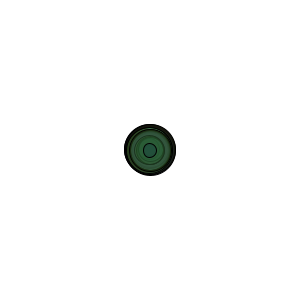
Frame 1 (no input)
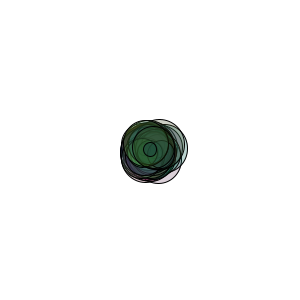
Frame 60 (the mouse pressed at the canvas centre just before this capture)
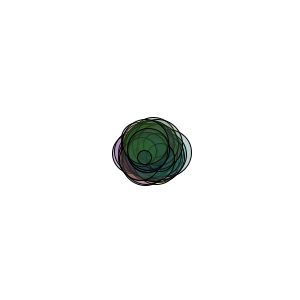
Frame 120 (the mouse held since frame 60 and released just before this capture)

The Processing sketch that drew these frames (run headless with seeded random() and noise(); from frame 60 on, the mouse is pressed at the canvas centre):

// Processing sketch: processing_67748
// ── processing_67748.pde

Ball ball;
Ball ball2;
Ball ball3;

int count = 150;
Ball [] balls = new Ball [count];

void setup () {
  size (300, 300);
  // ball3 = new Ball(45);
  //  ball = new Ball(30);
  //  ball2 = new Ball(15);

  for (int i=0; i<count; i++)
    balls[i] = new Ball(random(width), random (height));
} 

void draw () {
  background(255);
  for (int i=0; i<count; i++) {
    balls[i].move(); 
    balls[i].display();
  }

}

class Ball {
  float s;
  float x, y;
  color c;
  
  Ball(float _x, float _y) {
    s = random(5, 50);
    x=150;
    y=150;
    c = color(random(130), random (167), random (122), 70);
  }        //constructor. define variables

  void move() {
    x += random(-1, 1);
    y += random(-1, 1);
  }

  void display() {
    fill(c);
    ellipse(x, y, s, s);
  }
}
